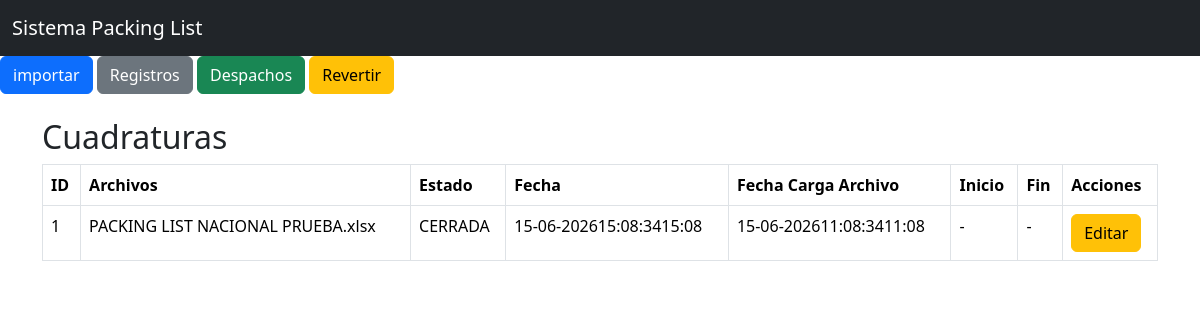
Page /cuadraturas on the earlier database version.
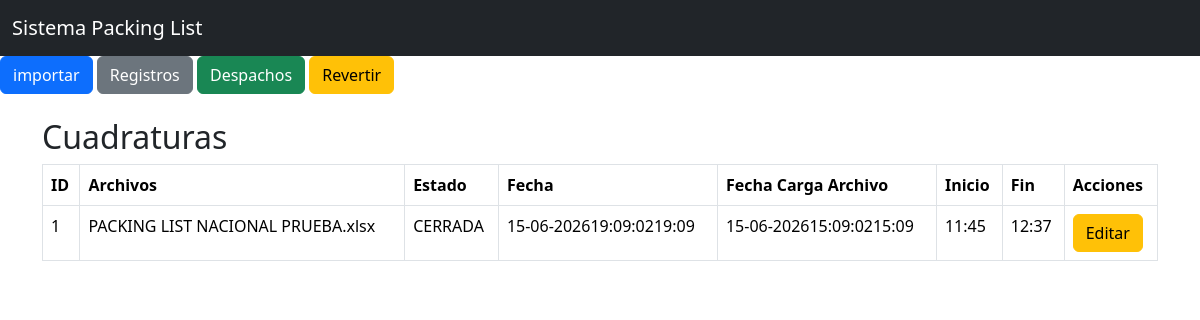
Same page on the later database version.
### models.py (models this page shows)
class Cuadratura(db.Model):
    __tablename__ = "cuadraturas"
    id = db.Column(db.Integer, primary_key=True)
    nombre_archivo = db.Column(db.String(255), nullable=False)
    fecha_cuadratura = db.Column(db.DateTime, default=datetime.now)
    hora_inicio = db.Column(db.String(5))
    hora_fin = db.Column(db.String(5))
    responsable = db.Column(db.String(100))
    observacion = db.Column(db.Text)
    estado = db.Column(db.String(20), default="ABIERTA")
    fecha_carga_archivo = db.Column(db.DateTime)

### app.py (the view)
@app.route("/cuadraturas")
def cuadraturas():
    cuadraturas = Cuadratura.query.order_by(Cuadratura.id.desc()).all()
    return render_template("cuadraturas.html", cuadraturas=cuadraturas)

### templates/cuadraturas.html
{% extends "base.html" %}
{% block contenido %}
<h2>Cuadraturas</h2>
<table class="table table-bordered">
    <thead>
        <tr>
            <th>ID</th>
            <th>Archivos</th>
            <th>Estado</th>
            <th>Fecha</th>
            <th>Fecha Carga Archivo</th>
            <th>Inicio</th>
            <th>Fin</th>
            <th>Acciones</th>
        </tr>
    </thead>
    <tbody>
        {% for c in cuadraturas %}
        <tr>
            <td>{{ c.id }}</td>
            <td>{{ c.nombre_archivo }}</td>
            <td>{{ c.estado }}</td>
            <td>{{ c.fecha_cuadratura.strftime('%d-%m-%Y%T%H:%M') }}</td>
            <td>{% if c.fecha_carga_archivo %}
                    {{ c.fecha_carga_archivo.strftime('%d-%m-%Y%T%H:%M') }}
                {% else %}
                    -
                {% endif %}
            </td>
            <td> {{ c.hora_inicio or "-" }} </td>
            <td> {{ c.hora_fin or "-" }} </td>
            <td><a href="/editar_cuadratura/{{ c.id }}" class="btn btn-warning btn.sm">Editar</a></td>
        </tr>
        {% endfor %}
    </tbody>
</table>
{% endblock %}

Differences in the rows shown:
changed Cuadratura "PACKING LIST NACIONAL PRUEBA.xlsx": fecha_cuadratura "15-06-202615:08:3415:08" → "15-06-202619:09:0219:09"; fecha_carga_archivo "15-06-202611:08:3411:08" → "15-06-202615:09:0215:09"; hora_inicio "-" → "11:45"; hora_fin "-" → "12:37"
